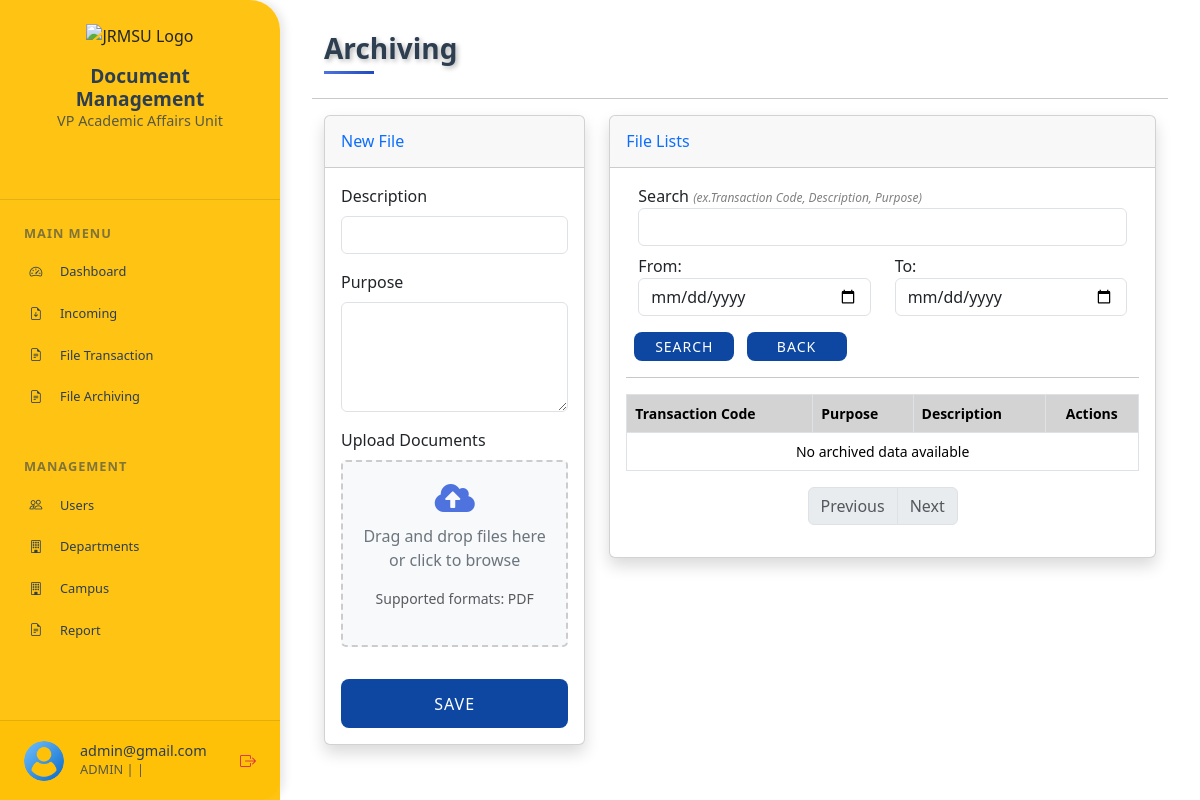
The app's page /user/archiving.php (signed in), older data.
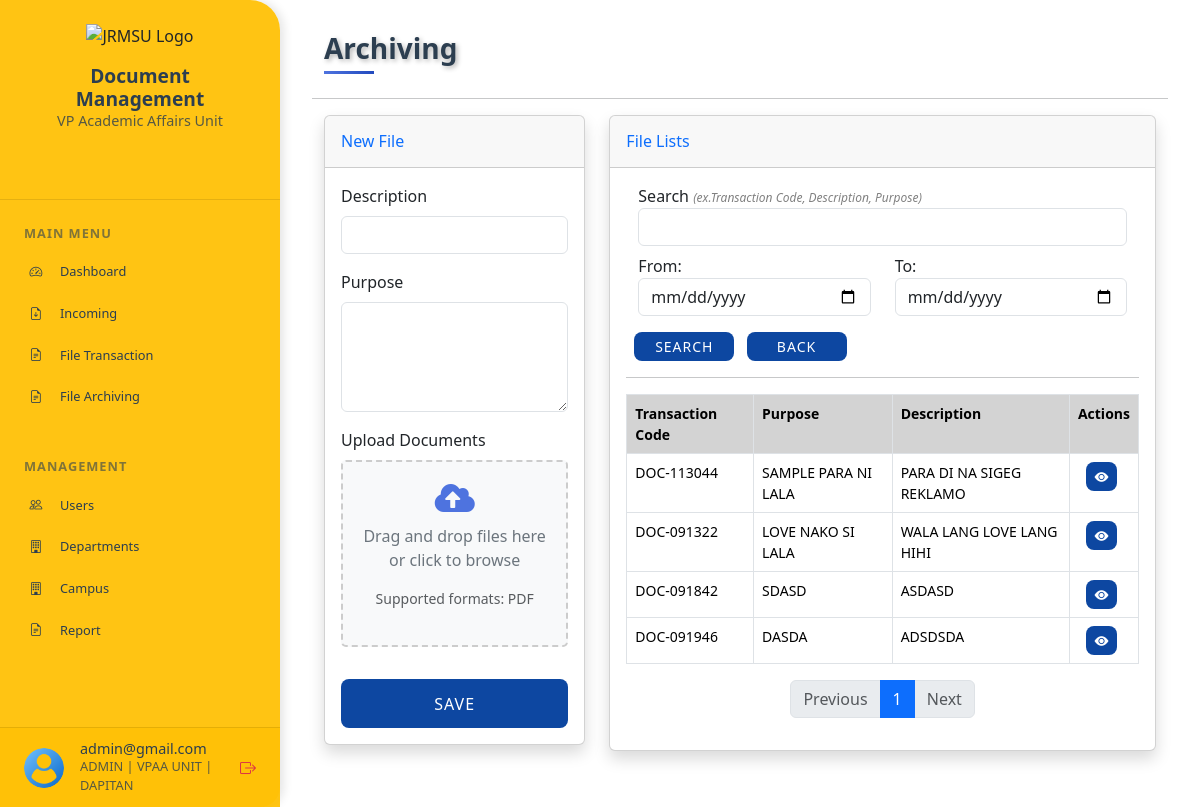
The same page, newer data.
### tables this page shows
CREATE TABLE `files`  (
  `File_No` int NOT NULL AUTO_INCREMENT,
  `Transaction_Code` varchar(255) NULL DEFAULT NULL,
  `Sender` int NULL DEFAULT NULL,
  `Receiving_Office` int NULL DEFAULT NULL,
  `Description` varchar(500) NULL DEFAULT NULL,
  `Purpose` varchar(500) NULL DEFAULT NULL,
  `Status` varchar(255) NULL DEFAULT 'PENDING',
  `Filename` varchar(255) NULL DEFAULT NULL,
  `Date_Created` datetime NULL DEFAULT CURRENT_TIMESTAMP,
  `Viewed_On` datetime NULL DEFAULT NULL,
  PRIMARY KEY (`File_No`) USING BTREE
);

### connection/conn.php (called while the page is built, shortened)
<?php
class DatabaseConnector
{
    private $host = 'localhost';
    private $port = 3308;
    private $db = 'vpunit';
    private $user = 'codegehan';
    private $pass = '!@#Admin123*';
    private $charset = 'utf8mb4';
    public $pdo;
    private function connect()
    {
        $dsn = "mysql:host={$this->host};port={$this->port};dbname={$this->db};charset={$this->charset}";
        $options = [
            PDO::ATTR_ERRMODE            => PDO::ERRMODE_EXCEPTION,
            PDO::ATTR_DEFAULT_FETCH_MODE => PDO::FETCH_ASSOC,
            PDO::ATTR_EMULATE_PREPARES   => false,
        ];
        try {
            $this->pdo = new PDO($dsn, $this->user, $this->pass, $options);
        } catch (\PDOException $e) {
            throw new \PDOException($e->getMessage(), (int)$e->getCode());
        }
    }
    public function query($sql, $params = [])
    {
        $stmt = $this->pdo->prepare($sql);
        $stmt->execute($params);
        return $stmt;
    }
    public function fetchAll($sql, $params = [])
    {
        $stmt = $this->query($sql, $params);
        return $stmt->fetchAll();
    }
}

### user/archiving.php (the view, shortened to what the changed rows need)
<?php
include("header.php");
?>
<div class="main-content p-3">
    <div class="container">
        <div class="row mb-4">
            <div class="col">
                <h2 class="h3 header-title" style="text-shadow: 2px 2px 5px rgba(0, 0, 0, 0.3);">
                    Archiving
                </h2>
            </div>
        </div>
    </div>
    <div class="row">
        <div class="col-xl-8 col-lg-5">
            <div class="card shadow mb-4">
                <div class="card-body">
                    <div class="table-responsive mt-3">
                        <table class="table table-bordered" id="fileTable" style="font-size:14px;">
                            <thead>
                                <tr>
                                    <th class="align-top">Transaction Code</th>
                                    <th class="align-top">Purpose</th>
                                    <th class="align-top">Description</th>
                                    <th class="align-top text-center">Actions</th>
                                </tr>
                            </thead>
                            <tbody>
                                <?php
                                $page = isset($_GET['page']) ? (int)$_GET['page'] : 1;
                                $limit = 5;
                                $offset = ($page - 1) * $limit;
                                $totalQuery = "SELECT COUNT(*) as total FROM files WHERE Status = 'APPROVED'";
                                $totalResult = $db->fetchAll($totalQuery);
                                $totalRecords = $totalResult[0]['total'];
                                $totalPages = ceil($totalRecords / $limit);
                                if(isset($_GET['sk']) && isset($_GET['fr']) && isset($_GET['to'])) {
                                    $searchKey = "%" . $_GET['sk'] . "%";
                                    $fromDate = $_GET['fr'];
                                    $toDate = $_GET['to'];
                                    $query = "SELECT
                                            Transaction_Code,
                                            Description,
                                            Purpose,
                                            Filename
                                        FROM files
                                        WHERE Status = 'APPROVED'
                                        AND Date_Created BETWEEN ? AND ?
                                        AND (Transaction_Code LIKE ? OR Description LIKE ? OR Purpose LIKE ?)
                                        LIMIT $limit OFFSET $offset";
                                    $archivedData = $db->fetchAll($query, [$fromDate, $toDate, $searchKey, $searchKey, $searchKey]);
                                } else {
                                    $query = "SELECT
                                            Transaction_Code,
                                            Description,
                                            Purpose,
                                            Filename
                                        FROM files
                                        WHERE Status = 'APPROVED'
                                        LIMIT $limit OFFSET $offset";
                                        $archivedData = $db->fetchAll($query);
                                }
                                if (count($archivedData) > 0) : ?>
                                <?php foreach ($archivedData as $archv) : ?>
                                    <tr>
                                        <td><?php echo htmlspecialchars($archv['Transaction_Code']); ?></td>
                                        <td><?php echo htmlspecialchars($archv['Description']); ?></td>
                                        <td><?php echo htmlspecialchars($archv['Purpose']); ?></td>
                                        <td class="text-center">
                                            <a href="<?php echo "../files/" . htmlspecialchars($archv['Filename']); ?>" target="_blank" class="btn btn-sm btn-primary me-1">
                                                <i class="bi bi-eye-fill"></i>
                                            </a>
                                        </td>
                                    </tr>
                                <?php endforeach; ?>
                                <?php else : ?>
                                    <tr>
                                        <td colspan="4" class="text-center">No archived data available</td>
                                    </tr>
                                <?php endif; ?>
                            </tbody>
                        </table>
                        <nav aria-label="Page navigation">
                            <ul class="pagination justify-content-center">
                                <?php for ($i = 1; $i <= $totalPages; $i++) { ?>
                                    <li class="page-item <?php echo ($page == $i) ? 'active' : ''; ?>">
                                        <a class="page-link" href="?page=<?php echo $i; ?>"><?php echo $i; ?></a>
                                    </li>
                                <?php } ?>
                            </ul>
                        </nav>
                    </div>
                </div>
            </div>
        </div>
    </div>
</div>
<?php include("footer.php");?>

### user/header.php (shortened to what the changed rows need)
<?php
include('../connection/conn.php');
$db = new DatabaseConnector();
?>
<!DOCTYPE html>
<html lang="en">
<head>
    <link href="https://cdn.jsdelivr.net/npm/bootstrap@5.3.3/dist/css/bootstrap.min.css" rel="stylesheet">
    <link rel="stylesheet" href="https://cdn.jsdelivr.net/npm/bootstrap-icons@1.11.3/font/bootstrap-icons.min.css">
    <link rel="stylesheet" href="https://cdnjs.cloudflare.com/ajax/libs/font-awesome/5.15.4/css/all.min.css">
    <link rel="stylesheet" href="https://cdn.datatables.net/2.1.8/css/dataTables.dataTables.css" />
    <link rel="stylesheet" href="../node_modules/toastr/build/toastr.min.css">
</head>
<body>
    <div class="sidebar">
        <div class="user-profile">
            <div class="user-info">
                <h6><?=$_SESSION['email']?></h6>
                <p><?=strtoupper($_SESSION['accounttype'])?> | <?=strtoupper($_SESSION['department'])?> | <?=strtoupper($_SESSION['campus'])?></p>
            </div>
        </div>
    </div>
</body>
</html>

Row changes from the older to the newer data that the page shows:
added files: Transaction_Code "DOC-113044", Description "SAMPLE PARA NI LALA", Purpose "PARA DI NA SIGEG REKLAMO"
added files: Transaction_Code "DOC-091322", Description "LOVE NAKO SI LALA", Purpose "WALA LANG LOVE LANG HIHI"
added files: Transaction_Code "DOC-091842", Description "SDASD", Purpose "ASDASD"
added files: Transaction_Code "DOC-091946", Description "DASDA", Purpose "ADSDSDA"
Text that changed along with them:
$_SESSION['department']: (not shown) → "VPAA UNIT"
$_SESSION['campus']: (not shown) → "DAPITAN"
new list line: "1"
text no longer shown: "No archived data available"
